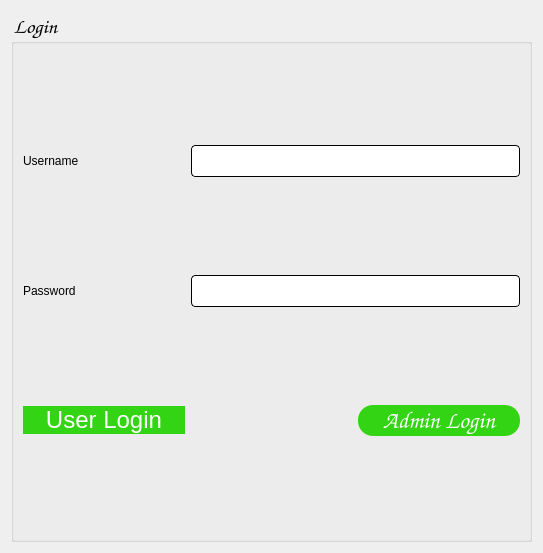
<?xml version="1.0" encoding="UTF-8"?>
<ui version="4.0">
 <class>Login</class>
 <widget class="QDialog" name="Login">
  <property name="geometry">
   <rect>
    <x>0</x>
    <y>0</y>
    <width>543</width>
    <height>553</height>
   </rect>
  </property>
  <property name="windowTitle">
   <string>Dialog</string>
  </property>
  <layout class="QVBoxLayout" name="verticalLayout">
   <item>
    <layout class="QHBoxLayout" name="horizontalLayout_2"/>
   </item>
   <item>
    <widget class="QGroupBox" name="loginGroup">
     <property name="font">
      <font>
       <family>Comic Sans MS</family>
       <pointsize>16</pointsize>
       <italic>false</italic>
       <bold>false</bold>
      </font>
     </property>
     <property name="styleSheet">
      <string notr="true">font: 16pt &quot;Comic Sans MS&quot;;
border-color: rgb(196, 178, 255);
border-color: rgb(170, 0, 255);
color: rgb(0, 0, 0);</string>
     </property>
     <property name="title">
      <string>Login</string>
     </property>
     <layout class="QGridLayout" name="gridLayout_2">
      <item row="1" column="0">
       <widget class="QLabel" name="label_6">
        <property name="styleSheet">
         <string notr="true">font: 10pt &quot;Comic Sans MS&quot;;</string>
        </property>
        <property name="text">
         <string>Password</string>
        </property>
       </widget>
      </item>
      <item row="1" column="1" colspan="2">
       <widget class="QLineEdit" name="password">
        <property name="styleSheet">
         <string notr="true">QLineEdit{
	background-color: rgb(255, 255, 255);
	 border: 1px  solid;
     border-radius: 4px;
	font:24px
}</string>
        </property>
        <property name="echoMode">
         <enum>QLineEdit::Password</enum>
        </property>
       </widget>
      </item>
      <item row="0" column="0">
       <widget class="QLabel" name="label_7">
        <property name="styleSheet">
         <string notr="true">font: 10pt &quot;Comic Sans MS&quot;;</string>
        </property>
        <property name="text">
         <string>Username</string>
        </property>
       </widget>
      </item>
      <item row="2" column="0">
       <widget class="QPushButton" name="userLoginButton">
        <property name="styleSheet">
         <string notr="true">QPushButton{
border-radius:15px;
padding : 0 4px;
background:#33d413;
border -radius:10px;
color: rgb(255, 255, 255);
font: 24px;
}
QPushButton:hover:!pressed

{
background:#4f85e2;
}
QToolButton
{

border-radius:10px;
bacground:red;
color:red;
}

QPushButton:pressed
{
              font-size: 19px;
              transition: 0.9s; 
}</string>
        </property>
        <property name="text">
         <string>User Login</string>
        </property>
       </widget>
      </item>
      <item row="0" column="1" colspan="2">
       <widget class="QLineEdit" name="username">
        <property name="styleSheet">
         <string notr="true">QLineEdit{
	background-color: rgb(255, 255, 255);
	 border: 1px  solid;
     border-radius: 4px;
	font: 24px
}</string>
        </property>
       </widget>
      </item>
      <item row="2" column="2">
       <widget class="QPushButton" name="loginButton">
        <property name="font">
         <font>
          <family>Comic Sans MS</family>
          <pointsize>-1</pointsize>
          <italic>false</italic>
          <bold>false</bold>
         </font>
        </property>
        <property name="mouseTracking">
         <bool>true</bool>
        </property>
        <property name="styleSheet">
         <string notr="true">QPushButton{
border-radius:15px;
padding : 0 4px;
background:#33d413;
border -radius:10px;
color: rgb(255, 255, 255);
font: 24px;
}
QPushButton:hover:!pressed

{
background:#4f85e2;
}
QToolButton
{

border-radius:10px;
bacground:red;
color:red;
}

QPushButton:pressed
{
              font-size: 19px;
              transition: 0.9s; 
}</string>
        </property>
        <property name="text">
         <string>Admin Login</string>
        </property>
        <property name="autoDefault">
         <bool>true</bool>
        </property>
        <property name="default">
         <bool>false</bool>
        </property>
       </widget>
      </item>
     </layout>
    </widget>
   </item>
  </layout>
 </widget>
 <resources/>
 <connections/>
</ui>
